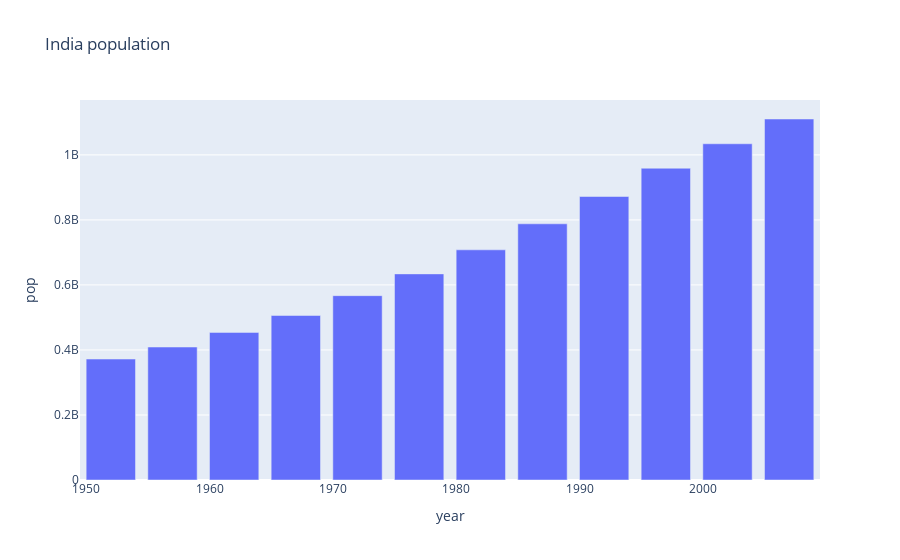

Source (notebook cell):
### Code cell
# barchart india pop

temp_df=gap[gap["country"]=="India"]
px.bar(temp_df,x='year',y='pop',title="India population")

### Figure 1 — Plotly figure (JSON) as saved in the notebook; plotly's stock layout.template omitted (floating-point values rounded to 4 significant figures)
{"data": [{"hovertemplate": "year=%{x}<br>pop=%{y}<extra></extra>", "legendgroup": "", "marker": {"color": "#636efa", "pattern": {"shape": ""}}, "name": "", "orientation": "v", "showlegend": false, "textposition": "auto", "type": "bar", "x": [1952, 1957, 1962, 1967, 1972, 1977, 1982, 1987, 1992, 1997, 2002, 2007], "xaxis": "x", "y": [372000000, 409000000, 454000000, 506000000, 567000000, 634000000, 708000000, 788000000, 872000000, 959000000, 1034172547, 1110396331], "yaxis": "y"}], "layout": {"autosize": true, "barmode": "relative", "legend": {"tracegroupgap": 0}, "title": {"text": "India population"}, "xaxis": {"anchor": "y", "autorange": true, "domain": [0, 1], "range": [1950.0, 2010.0], "title": {"text": "year"}, "type": "linear"}, "yaxis": {"anchor": "x", "autorange": true, "domain": [0, 1], "range": [0, 1169000000.0], "title": {"text": "pop"}, "type": "linear"}}}
